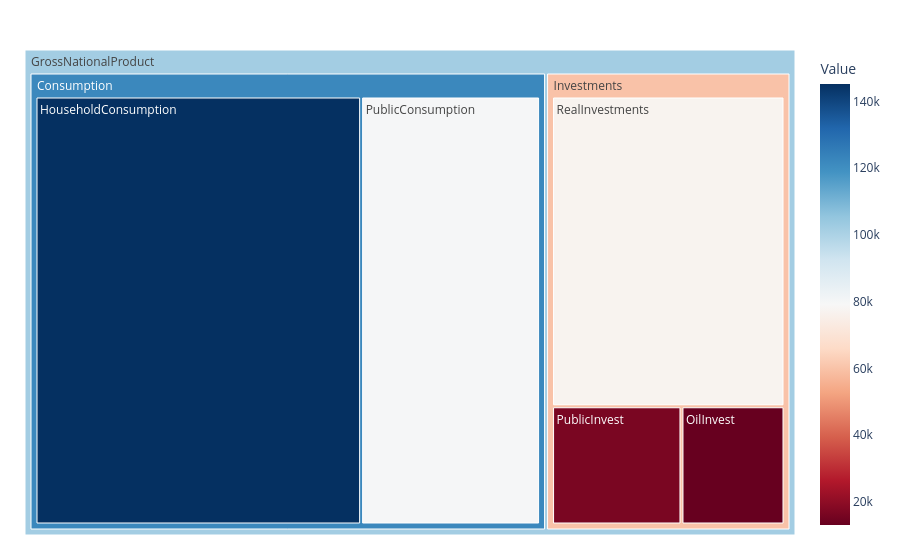

The code cell stored with this chart in its notebook:
### Code cell
# Simple treemap plot

import plotly.express as px
import numpy as np

fig = px.treemap(dfT, path=[px.Constant("GrossNationalProduct"), 'MainCategory', 'Category'], values='Value', #  , 'country',
                  color='Value', hover_data=['Value'],
                  color_continuous_scale='RdBu'
                  # color_continuous_midpoint=np.average(df['lifeExp'], weights=df['pop'])
                )
fig.update_layout(margin = dict(t=50, l=25, r=25, b=25))
# fig.show()
# fig.write_html("plotlyfig.html")

### Figure 1 — Plotly figure (JSON) as saved in the notebook; plotly's stock layout.template omitted (floating-point values rounded to 4 significant figures)
{"data": [{"branchvalues": "total", "customdata": [[145216, 145216], [13037, 13037], [79797, 79797], [16375, 16375], [77057, 77057], [122000.0, 122000.0], [59880.0, 59880.0], [102100.0, 102100.0]], "domain": {"x": [0, 1], "y": [0, 1]}, "hovertemplate": "labels=%{label}<br>Value_sum=%{value}<br>parent=%{parent}<br>id=%{id}<br>Value=%{color}<extra></extra>", "ids": ["GrossNationalProduct/Consumption/HouseholdConsumption", "GrossNationalProduct/Investments/OilInvest", "GrossNationalProduct/Consumption/PublicConsumption", "GrossNationalProduct/Investments/PublicInvest", "GrossNationalProduct/Investments/RealInvestments", "GrossNationalProduct/Consumption", "GrossNationalProduct/Investments", "GrossNationalProduct"], "labels": ["HouseholdConsumption", "OilInvest", "PublicConsumption", "PublicInvest", "RealInvestments", "Consumption", "Investments", "GrossNationalProduct"], "marker": {"coloraxis": "coloraxis", "colors": [145216, 13037, 79797, 16375, 77057, 122000.0, 59880.0, 102100.0]}, "name": "", "parents": ["GrossNationalProduct/Consumption", "GrossNationalProduct/Investments", "GrossNationalProduct/Consumption", "GrossNationalProduct/Investments", "GrossNationalProduct/Investments", "GrossNationalProduct", "GrossNationalProduct", ""], "type": "treemap", "values": [145216, 13037, 79797, 16375, 77057, 225013, 106469, 331482]}], "layout": {"autosize": true, "coloraxis": {"colorbar": {"title": {"text": "Value"}}, "colorscale": [[0, "rgb(103,0,31)"], [0.1, "rgb(178,24,43)"], [0.2, "rgb(214,96,77)"], [0.3, "rgb(244,165,130)"], [0.4, "rgb(253,219,199)"], [0.5, "rgb(247,247,247)"], [0.6, "rgb(209,229,240)"], [0.7, "rgb(146,197,222)"], [0.8, "rgb(67,147,195)"], [0.9, "rgb(33,102,172)"], [1, "rgb(5,48,97)"]]}, "legend": {"tracegroupgap": 0}, "margin": {"b": 25, "l": 25, "r": 25, "t": 50}}}
